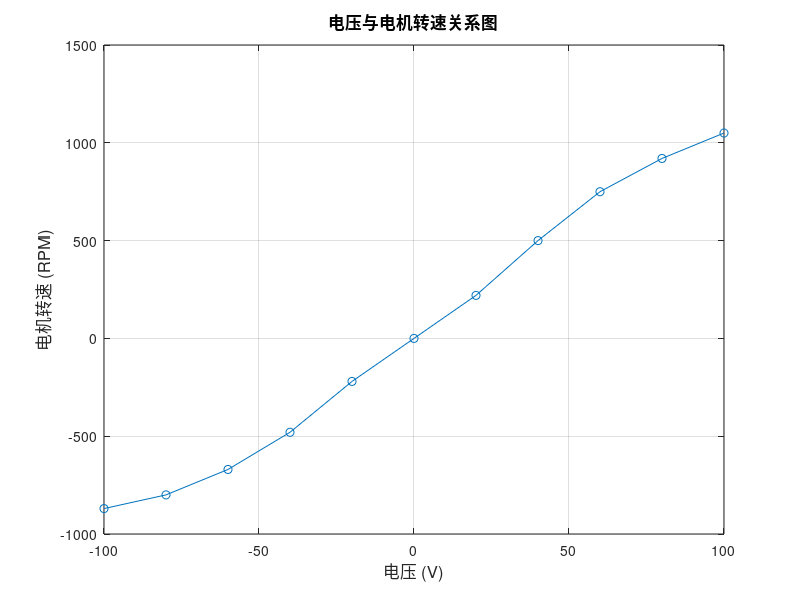
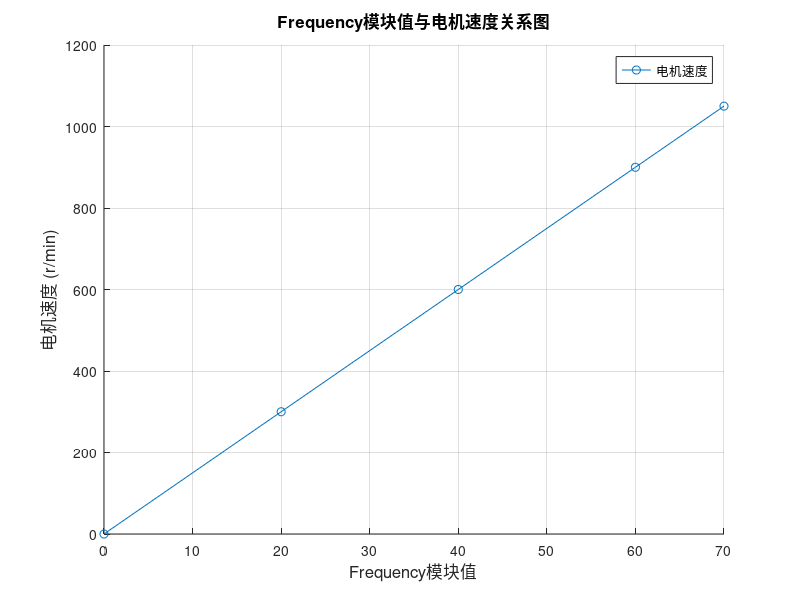
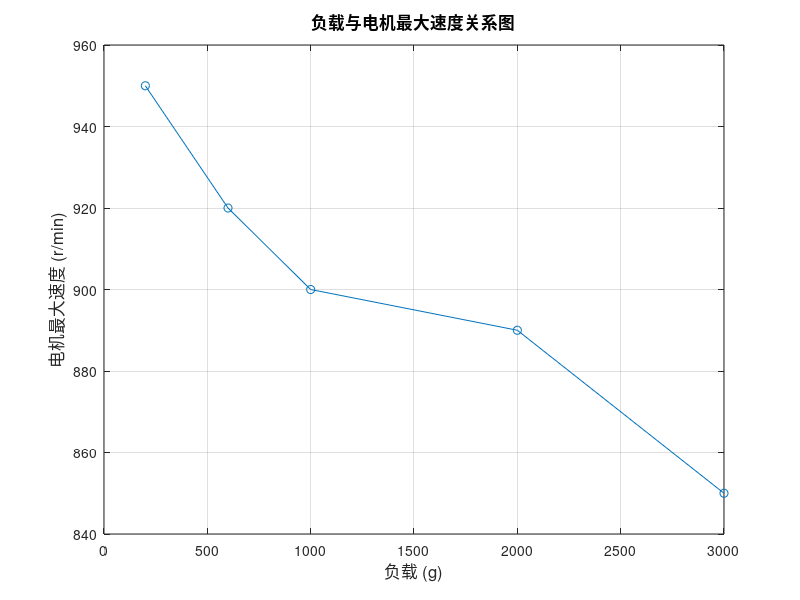

The MATLAB source for these figures, in order:
clc; clear; close all;

% 定义电压和电机转速的列表
voltage = [-100, -80, -60, -40, -20, 0, 20, 40, 60, 80, 100];
motor_speed = [-870, -800, -670, -480, -220, 0, 220, 500, 750, 920, 1050];
% 画出电压和电机转速的曲线图
figure;
plot(voltage, motor_speed, '-o');
xlabel('电压 (V)', 'FontSize', 12);
ylabel('电机转速 (RPM)', 'FontSize', 12);
title('电压与电机转速关系图', 'FontSize', 12);
grid on;

frequency = [0, 20, 40, 60, 70];
motor_speed = [0, 300, 600, 900, 1050];

% 画出Frequency模块值和电机速度的曲线图
figure;
hold on;
plot(frequency, motor_speed, '-o', 'DisplayName', '电机速度');
xlabel('Frequency模块值', 'FontSize', 12);
ylabel('电机速度 (r/min)', 'FontSize', 12);
title('Frequency模块值与电机速度关系图', 'FontSize', 12);
legend('show');
grid on;
hold off;

% 定义负载和电机最大速度的列表
load = [200, 600, 1000, 2000, 3000];
max_motor_speed = [950, 920, 900, 890, 850];

% 画出负载和电机最大速度的曲线图
figure;
plot(load, max_motor_speed, '-o');
xlabel('负载 (g)', 'FontSize', 12);
ylabel('电机最大速度 (r/min)', 'FontSize', 12);
title('负载与电机最大速度关系图', 'FontSize', 12);
grid on;
